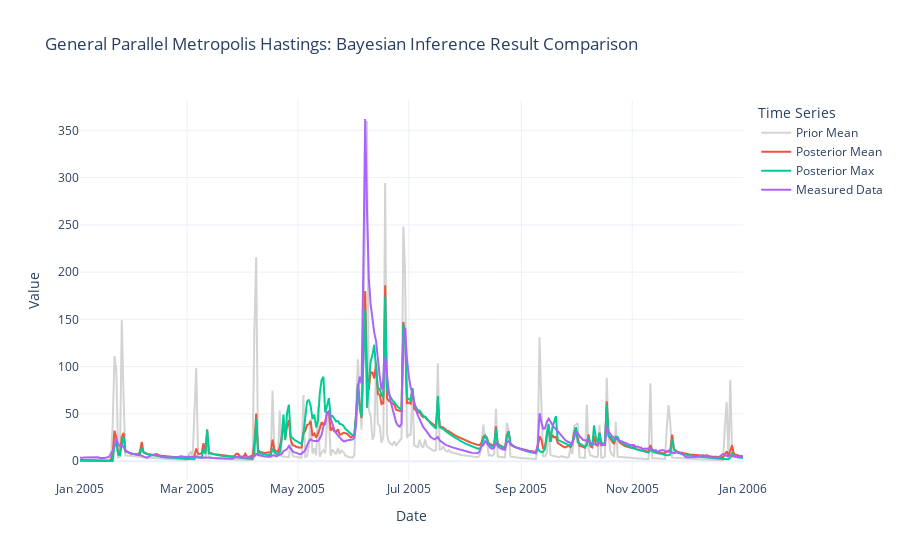

Notebook source saved alongside this figure:
### Code cell
fig = go.Figure()
model.get_start_date
dates = model.get_simulation_range()
fig.add_trace(
    go.Scatter(
        x=dates,
        y=prior_means,
        mode="lines",
        name="Prior Mean",
        line=dict(color="lightgrey"),
    )
)
fig.add_trace(
    go.Scatter(x=dates, y=posterior_mean, mode="lines", name="Posterior Mean")
)
fig.add_trace(go.Scatter(x=dates, y=posterior_max, mode="lines", name="Posterior Max"))
fig.add_trace(go.Scatter(x=dates, y=measured_data, mode="lines", name="Measured Data"))

# Update layout
fig.update_layout(
    title="General Parallel Metropolis Hastings: Bayesian Inference Result Comparison",
    xaxis_title="Date",
    yaxis_title="Value",
    legend_title="Time Series",
    hovermode="x unified",
    template="plotly_white",
)

fig.show()

### Figure 1 — Plotly figure (JSON) as saved in the notebook; plotly's stock layout.template omitted (floating-point values rounded to 4 significant figures; data arrays with more than 128 entries replaced by an {"elided": "..."} marker saying what was removed)
{"data": [{"line": {"color": "lightgrey"}, "mode": "lines", "name": "Prior Mean", "type": "scatter", "x": {"elided": "366 str values"}, "y": {"elided": "366 float values"}}, {"mode": "lines", "name": "Posterior Mean", "type": "scatter", "x": {"elided": "366 str values"}, "y": {"elided": "366 float values"}}, {"mode": "lines", "name": "Posterior Max", "type": "scatter", "x": {"elided": "366 str values"}, "y": {"elided": "366 float values"}}, {"mode": "lines", "name": "Measured Data", "type": "scatter", "x": {"elided": "366 str values"}, "y": {"elided": "366 float values"}}], "layout": {"hovermode": "x unified", "legend": {"title": {"text": "Time Series"}}, "title": {"text": "General Parallel Metropolis Hastings: Bayesian Inference Result Comparison"}, "xaxis": {"title": {"text": "Date"}}, "yaxis": {"title": {"text": "Value"}}}}
